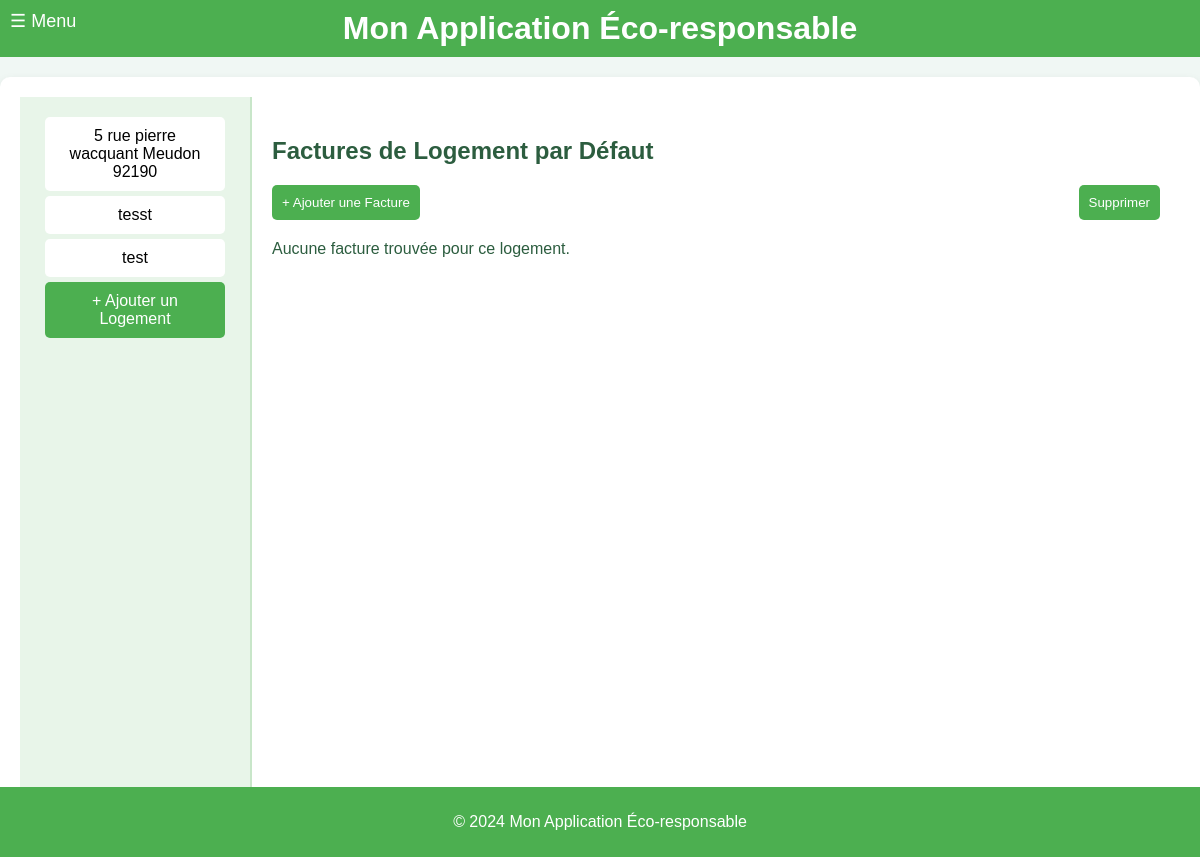
The page /visualiser_factures?id=5 on the database as committed earlier.
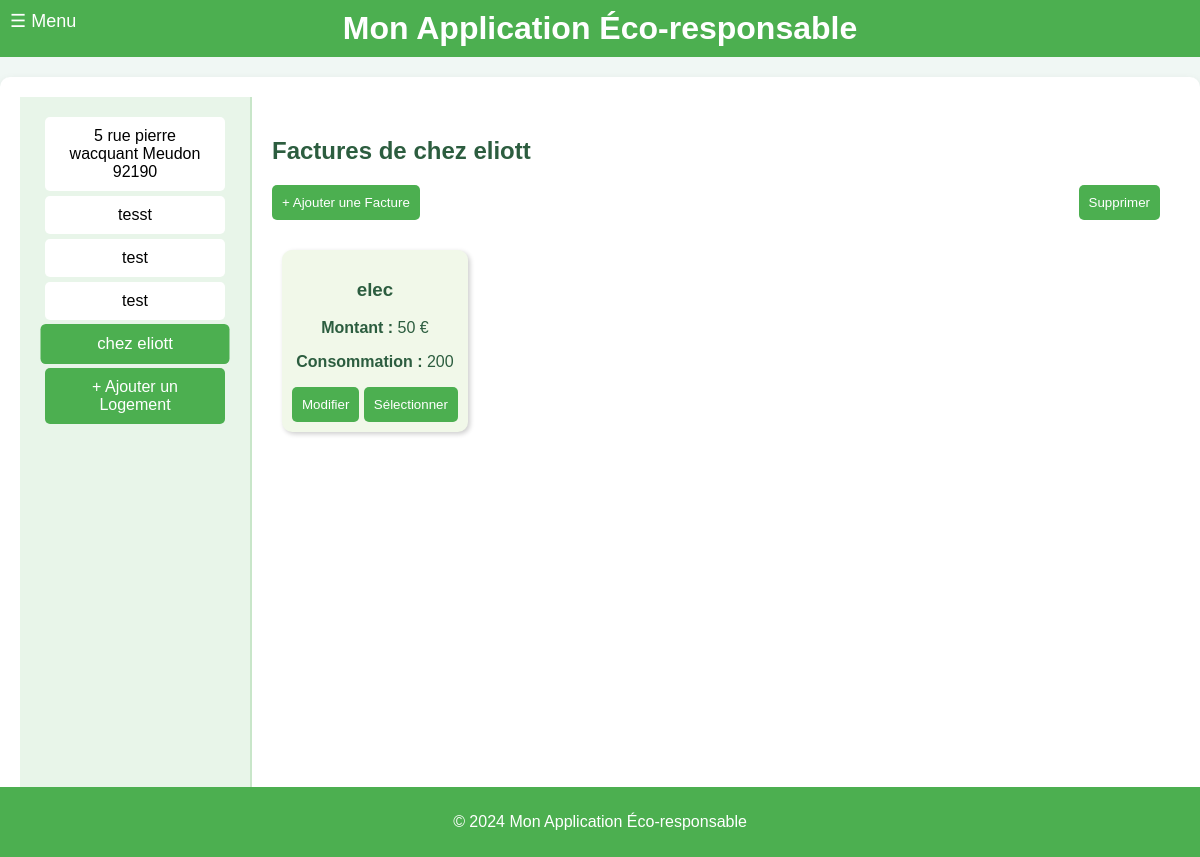
The same page on the database as committed later.
### tables this page shows
CREATE TABLE Housing (
housing_id INTEGER PRIMARY KEY, -- Identifiant unique pour chaque logement
address VARCHAR(255), -- Adresse du logement
phone_number VARCHAR(20), -- NumÃ©ro de contact pour le logement
ip_address VARCHAR(15), -- Adresse IP associÃ©e au logement
insert_date TIMESTAMP DEFAULT CURRENT_TIMESTAMP -- Horodatage de l'ajout de l'enregistrement
);

CREATE TABLE Invoice (
invoice_id INTEGER PRIMARY KEY, -- Identifiant unique pour chaque facture
housing_id INTEGER, -- RÃ©fÃ©rence au logement concernÃ© par la facture
type VARCHAR(100), -- Type de la facture (ex. : eau, Ã©lectricitÃ©)
amount INTEGER, -- Montant de la facture
value INTEGER, -- Valeur de la consommation en ressource
insert_date TIMESTAMP DEFAULT CURRENT_TIMESTAMP, -- Horodatage de l'ajout de l'enregistrement de la facture
FOREIGN KEY (housing_id) REFERENCES Housing(housing_id) -- Lien entre la facture et un logement spÃ©cifique
);

### main.py (the view)
@app.get("/visualiser_factures", response_class=HTMLResponse)
def visualiser_factures(request: Request, id: int = 1):
    conn = get_db_connection()
    logements = conn.execute("SELECT housing_id, address FROM Housing").fetchall()
    selected_logement = conn.execute("SELECT address FROM Housing WHERE housing_id = ?", (id,)).fetchone()
    factures = conn.execute("SELECT * FROM Invoice WHERE housing_id = ?", (id,)).fetchall()
    conn.close()
    return templates.TemplateResponse("visualiser_factures.html", {
        "request": request,
        "logements": logements,
        "factures": factures,
        "selected_id": id,
        "selected_logement_address": selected_logement["address"] if selected_logement else "Logement par Défaut"
    })

### templates/visualiser_factures.html (shortened to what this page needs)
{% extends "layout.html" %}
{% block content %}
<div class="container">
    <div class="menu">
        {% for logement in logements %}
        <div class="menu-item {% if selected_id == logement.housing_id %}active{% endif %}"
            onclick="location.href='?id={{ logement.housing_id }}'">
            {{ logement.address }}
        </div>
        {% endfor %}
        <div class="menu-item" style="background-color: #4caf50; color: white;"
            onclick="location.href='http://localhost:8000/logements'">
            + Ajouter un Logement
        </div>
    </div>
    <div class="content">
        <h2>Factures de {{ selected_logement_address or 'Logement par Défaut' }}</h2>
        <div class="actions">
            <button class="btn" onclick="openAddModal()">+ Ajouter une Facture</button>
            <button class="btn" onclick="deleteSelected()">Supprimer</button>
        </div>
        {% if factures %}
        {% for facture in factures %}
        <div class="tile" id="tile-{{ facture.invoice_id }}">
            <h3>{{ facture.type }}</h3>
            <p><strong>Montant :</strong> {{ facture.amount }} €</p>
            <p><strong>Consommation :</strong> {{ facture.value }}</p>
            <div style="margin-top: 10px;">
                <button class="btn"
                    onclick="openEditModal('{{ facture.invoice_id }}', '{{ facture.type }}', '{{ facture.amount }}', '{{ facture.value }}')">Modifier</button>
                <button class="btn" onclick="toggleSelection('{{ facture.invoice_id }}')">Sélectionner</button>
            </div>
        </div>
        {% endfor %}
        {% else %}
        <p>Aucune facture trouvée pour ce logement.</p>
        {% endif %}
    </div>
</div>
{% endblock %}

Rows that differ between the two databases and show on the page:
added Housing: address "test"
added Housing: address "chez eliott"
added Invoice: type "elec", amount "50", value "200"
Other text that changed with them:
{{ selected_logement_address or 'Logement par Défaut' }}: "Logement par Défaut" → (not shown)
text no longer shown: "Aucune facture trouvée pour ce logement."
